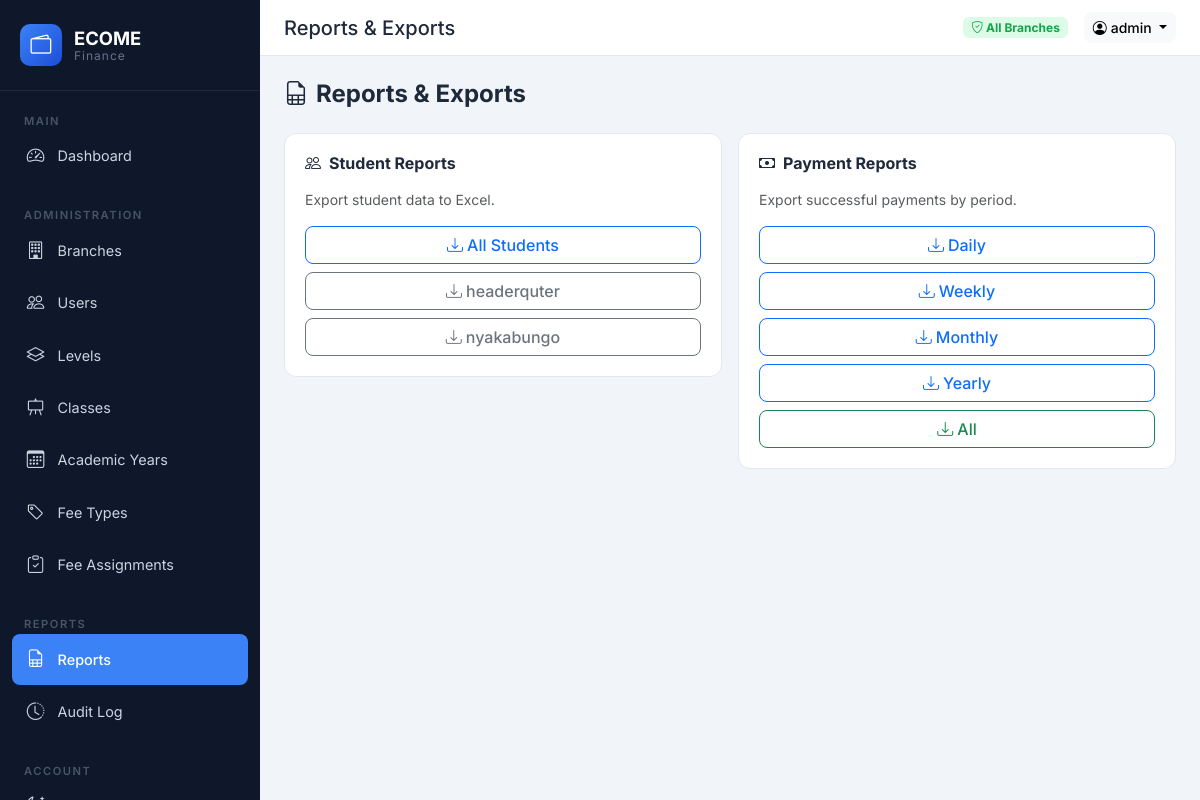
/reports/ (signed in), run on an earlier commit of the app's database.
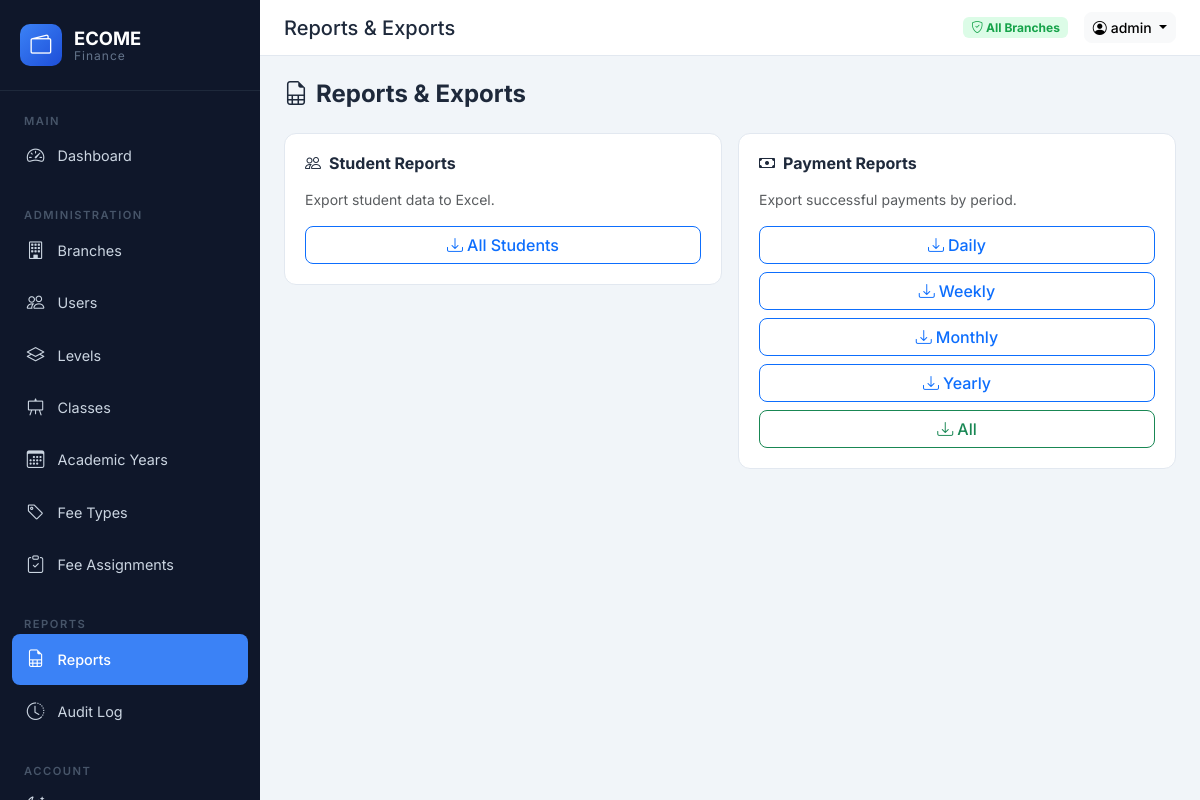
And on a later commit of the database.
### accounts/models.py (models this page shows, shortened)
class Branch(models.Model):
    name = models.CharField(max_length=100, unique=True)
    code = models.CharField(max_length=20, unique=True)
    address = models.CharField(max_length=255, blank=True)
    phone = models.CharField(max_length=20, blank=True)
    created_at = models.DateTimeField(auto_now_add=True)
    class Meta:
        ordering = ["name"]

### reports/views.py (the view)
# urls.py: path("", views.home, name="home"),
@login_required
def home(request):
    if not request.user.is_admin and not request.user.is_accountant:
        messages.error(request, "Access denied.")
        return redirect("dashboard:home")
    return render(request, "reports/home.html")

### accounts/models.py (called while the page is built)
    @property
    def is_admin(self):
        return self.role == self.Role.ADMIN

    @property
    def is_registrar(self):
        return self.role == self.Role.REGISTRAR

    @property
    def is_accountant(self):
        return self.role == self.Role.ACCOUNTANT

### core/context_processors.py (called while the page is built)
def app_context(request):
    return {
        "SCHOOL_NAME": "ECOME Finance",
        "ALL_BRANCHES": Branch.objects.all() if request.user.is_authenticated else [],
    }

### templates/reports/home.html (shortened to what this page needs)
{% extends 'base.html' %}
{% block page_title %}Reports & Exports{% endblock %}
{% block content %}
<div class="fade-in-up">
<div class="page-header"><h1><i class="bi bi-file-earmark-spreadsheet me-2"></i>Reports & Exports</h1></div>
<div class="row g-3">
    <div class="col-12 col-md-6">
        <div class="stat-card">
            <h6 class="fw-bold mb-3"><i class="bi bi-people me-2"></i>Student Reports</h6>
            <p class="text-muted small">Export student data to Excel.</p>
            <div class="d-flex gap-2 flex-wrap">
                <a href="{% url 'reports:export_students' %}" class="btn btn-outline-primary w-100 w-sm-auto"><i class="bi bi-download me-1"></i>All Students</a>
                {% if user.is_admin %}
                {% for b in ALL_BRANCHES %}
                <a href="{% url 'reports:export_students' %}?branch={{ b.pk }}" class="btn btn-outline-secondary w-100 w-sm-auto"><i class="bi bi-download me-1"></i>{{ b.name }}</a>
                {% endfor %}
                {% endif %}
            </div>
        </div>
    </div>
    <div class="col-12 col-md-6">
        <div class="stat-card">
            <h6 class="fw-bold mb-3"><i class="bi bi-cash me-2"></i>Payment Reports</h6>
            <p class="text-muted small">Export successful payments by period.</p>
            <div class="d-flex gap-2 flex-wrap">
                <a href="{% url 'reports:export_payments' %}?period=daily" class="btn btn-outline-primary w-100 w-sm-auto"><i class="bi bi-download me-1"></i>Daily</a>
                <a href="{% url 'reports:export_payments' %}?period=weekly" class="btn btn-outline-primary w-100 w-sm-auto"><i class="bi bi-download me-1"></i>Weekly</a>
                <a href="{% url 'reports:export_payments' %}?period=monthly" class="btn btn-outline-primary w-100 w-sm-auto"><i class="bi bi-download me-1"></i>Monthly</a>
                <a href="{% url 'reports:export_payments' %}?period=yearly" class="btn btn-outline-primary w-100 w-sm-auto"><i class="bi bi-download me-1"></i>Yearly</a>
                <a href="{% url 'reports:export_payments' %}" class="btn btn-outline-success w-100 w-sm-auto"><i class="bi bi-download me-1"></i>All</a>
            </div>
        </div>
    </div>
</div>
</div>
{% endblock %}

What changed in the data, as far as the page shows it:
removed Branch: name "headerquter"
removed Branch: name "nyakabungo"
